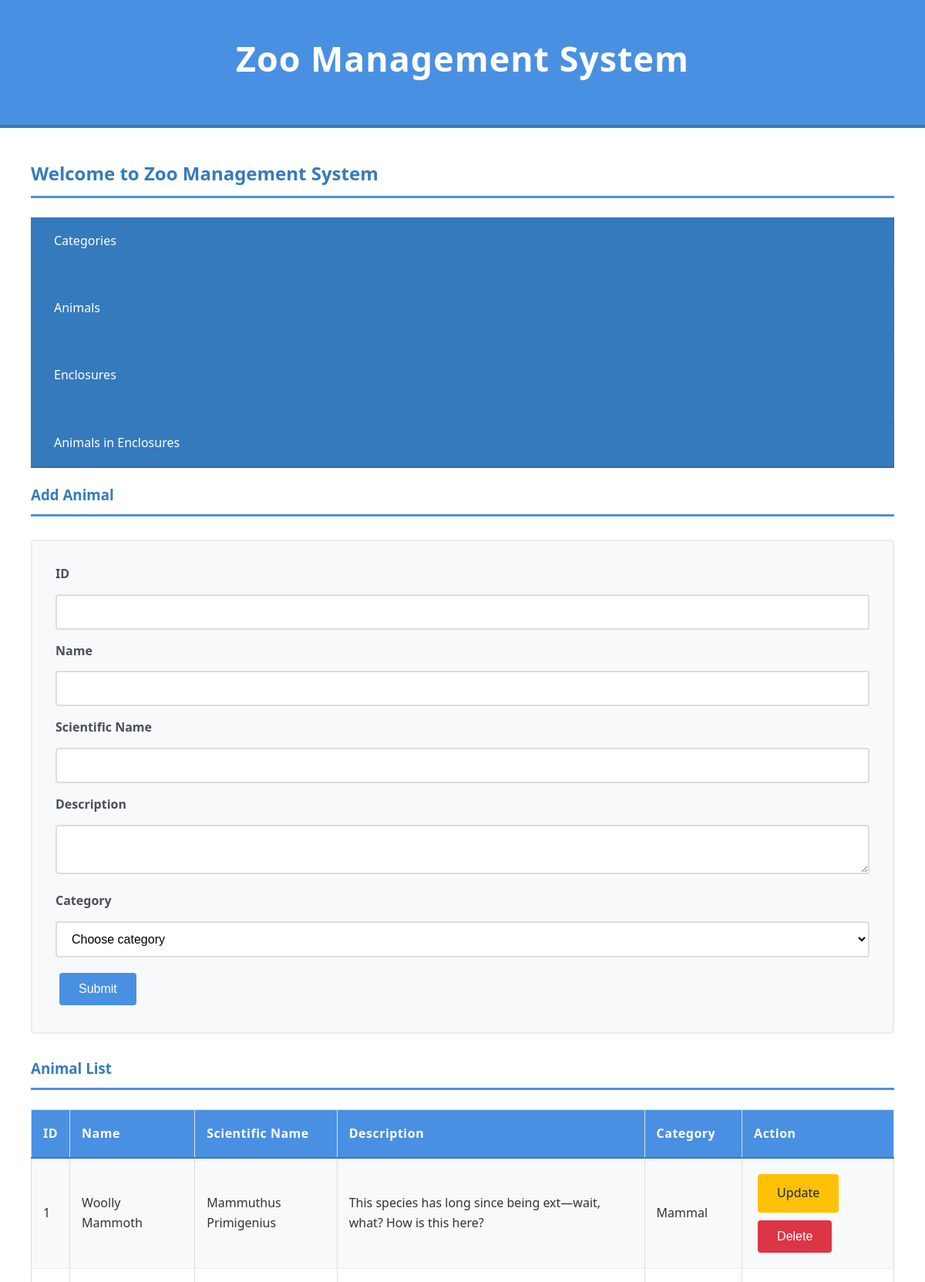
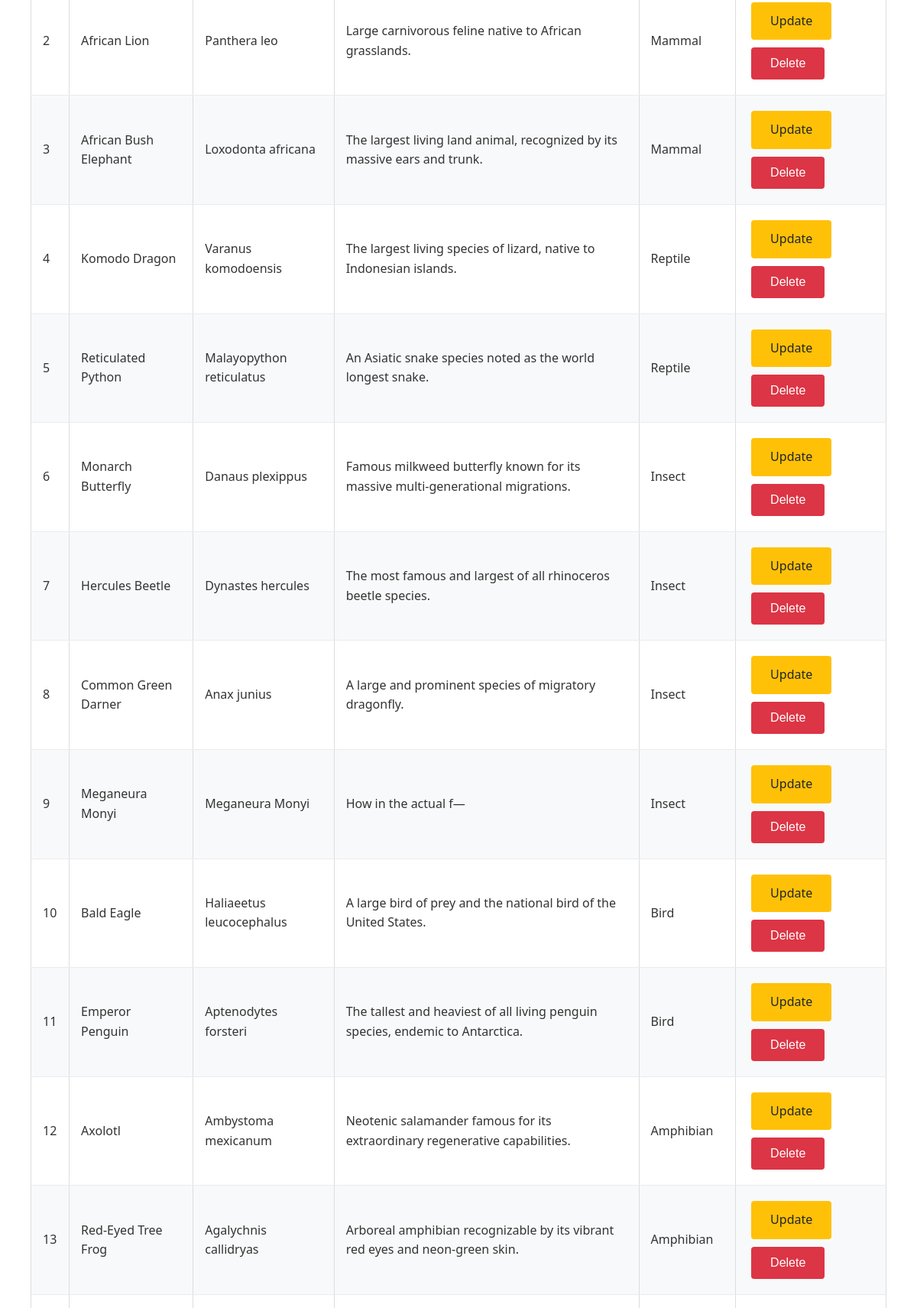
The page /?page=animals (upper part) on the database its author committed (2 pictures, top to bottom).
### tables this page shows
CREATE TABLE animals (
  id INT AUTO_INCREMENT PRIMARY KEY,
  `name` VARCHAR(255) NOT NULL,
  scientific_name VARCHAR(255) NOT NULL,
  `desc` TEXT NULL,
  category_id INT NOT NULL,
  FOREIGN KEY(category_id) REFERENCES categories(id)
);

CREATE TABLE categories (
  id INT AUTO_INCREMENT PRIMARY KEY,
  `name` VARCHAR(100) NOT NULL
);

### config/db.php (called while the page is built, shortened)
<?php
class Database {
    private $host = "localhost";
    private $username = "root";
    private $password = "";
    private $dbname = "db_zoo";
    public function __construct() {
        try {
            $this->conn = new PDO("mysql:host=$this->host;dbname=$this->dbname", $this->username, $this->password);
        } catch (PDOException $e) {
            echo "Connection failed: " . $e->getMessage();
        }
    }
}
?>

### classes/Animal.php (called while the page is built, shortened)
<?php
require_once 'config/db.php';
class Animal {
  private $db;
  public function __construct() {
    $this->db = (new Database())->conn;
  }
  public function getAll() {
    $stmt = $this->db->prepare(
      "SELECT a.*, c.name AS category
       FROM animals a
       LEFT JOIN categories c ON a.category_id = c.id");
    $stmt->execute();
    return $stmt->fetchAll(PDO::FETCH_ASSOC);
  }
}
?>

### views/animals.php (the view, shortened to what this page needs)
<h3 class="title">Add Animal</h3>
<form method="POST" class="input-form">
  <label>ID</label>
  <input type="text" name="id" id="id" <?= isset($upd_animal)? 'value="'.$upd_animal["id"].'"': '' ?> required>
  <label>Name</label>
  <input type="text" name="name" id="name" <?= isset($upd_animal)? 'value="'.$upd_animal["name"].'"': '' ?> required>
  <label>Scientific Name</label>
  <input type="text" name="scientific-name" id="scientific-name" <?= isset($upd_animal)? 'value="'.$upd_animal["scientific_name"].'"': '' ?> required>
  <label>Description</label>
  <textarea name="desc" id="desc"><?= isset($upd_animal)? $upd_animal["desc"]: '' ?></textarea>
  <label>Category</label>
  <select name="category-id" required>
    <option value="" <?= isset($upd_animal)? '': 'selected' ?> disabled hidden>Choose category</option>
  </select>
  <button type="submit" name="<?=  isset($_GET['update-id'])? 'update': 'create' ?>-animal">Submit</button>
</form>
<h3 class="title">Animal List</h3>
<table border="1">
  <tr>
    <th>ID</th>
    <th>Name</th>
    <th>Scientific Name</th>
    <th>Description</th>
    <th>Category</th>
    <th>Action</th>
  </tr>
  <?php
    $animals = $animal->getAll();
    foreach($animals as $a) {
  ?>
  <tr>
    <td><?= $a['id'] ?></td>
    <td><?= $a['name'] ?></td>
    <td><?= $a['scientific_name'] ?></td>
    <td><?= $a['desc'] ?? '-' ?></td>
    <td><?= $a['category']?></td>
    <td>
      <form method="POST">
        <a href="?page=animals&update-id=<?= $a['id'] ?>" class="btn btn-warning">Update</a>
        <button type="submit" class="btn-danger" name="delete-animal" onclick="return confirm('Delete animal <?= $a['name'] ?>?')">Delete</button>
      </form>
    </td>
  </tr>
  <?php } ?>
</table>

### style.css (style rules this page uses)
* { margin: 0; padding: 0; box-sizing: border-box; }
body { font-family: 'Segoe UI', Tahoma, Geneva, Verdana, sans-serif; background-color: #f5f7fa; color: #333; line-height: 1.6; min-height: 100vh; }
h2, h3 { color: #357abd; margin-bottom: 25px; font-weight: 600; border-bottom: 3px solid #4a90e2; padding-bottom: 10px; }
.title { margin-top: 20px; }
table { width: 100%; border-collapse: collapse; margin: 0; background-color: white; border: 1px solid #ddd; }
th { background-color: #4a90e2; color: white; padding: 18px 15px; text-align: left; font-weight: 600; font-size: 1em; letter-spacing: 0.5px; border-bottom: 2px solid #357abd; }
td { padding: 15px; border-bottom: 1px solid #e9ecef; transition: background-color 0.2s ease; vertical-align: middle; }
tbody tr:nth-child(even) { background-color: #f8f9fa; }
.input-form { background-color: #f8f9fa; padding: 30px; margin: 30px 0; border: 2px solid #e9ecef; border-radius: 5px; }
input:not([type="checkbox"]), select, textarea { width: 100%; padding: 12px 15px; margin: 8px 0 15px 0; border: 2px solid #ddd; border-radius: 4px; font-size: 16px; transition: border-color 0.3s ease; background-color: white; }
label { font-weight: 600; color: #495057; margin-bottom: 5px; display: block; }
button, .btn { background-color: #4a90e2; color: white; padding: 12px 25px; border: none; border-radius: 4px; cursor: pointer; font-size: 16px; font-weight: 500; transition: all 0.3s ease; text-decoration: none; display: inline-block; margin: 5px; }
.btn-danger { background-color: #dc3545; }
.btn-warning { background-color: #ffc107; color: #212529; }

### rows shown on the page
animals: id "1", name "Woolly Mammoth", scientific_name "Mammuthus Primigenius", desc "This species has long since being ext—wait, what? How is this here?", category.name "Mammal"
animals: id "2", name "African Lion", scientific_name "Panthera leo", desc "Large carnivorous feline native to African grasslands.", category.name "Mammal"
animals: id "3", name "African Bush Elephant", scientific_name "Loxodonta africana", desc "The largest living land animal, recognized by its massive ears and trunk.", category.name "Mammal"
animals: id "4", name "Komodo Dragon", scientific_name "Varanus komodoensis", desc "The largest living species of lizard, native to Indonesian islands.", category.name "Reptile"
animals: id "5", name "Reticulated Python", scientific_name "Malayopython reticulatus", desc "An Asiatic snake species noted as the world longest snake.", category.name "Reptile"
animals: id "6", name "Monarch Butterfly", scientific_name "Danaus plexippus", desc "Famous milkweed butterfly known for its massive multi-generational migrations.", category.name "Insect"
animals: id "7", name "Hercules Beetle", scientific_name "Dynastes hercules", desc "The most famous and largest of all rhinoceros beetle species.", category.name "Insect"
animals: id "8", name "Common Green Darner", scientific_name "Anax junius", desc "A large and prominent species of migratory dragonfly.", category.name "Insect"
animals: id "9", name "Meganeura Monyi", scientific_name "Meganeura Monyi", desc "How in the actual f—", category.name "Insect"
animals: id "10", name "Bald Eagle", scientific_name "Haliaeetus leucocephalus", desc "A large bird of prey and the national bird of the United States.", category.name "Bird"
animals: id "11", name "Emperor Penguin", scientific_name "Aptenodytes forsteri", desc "The tallest and heaviest of all living penguin species, endemic to Antarctica.", category.name "Bird"
animals: id "12", name "Axolotl", scientific_name "Ambystoma mexicanum", desc "Neotenic salamander famous for its extraordinary regenerative capabilities.", category.name "Amphibian"
animals: id "13", name "Red-Eyed Tree Frog", scientific_name "Agalychnis callidryas", desc "Arboreal amphibian recognizable by its vibrant red eyes and neon-green skin.", category.name "Amphibian"
